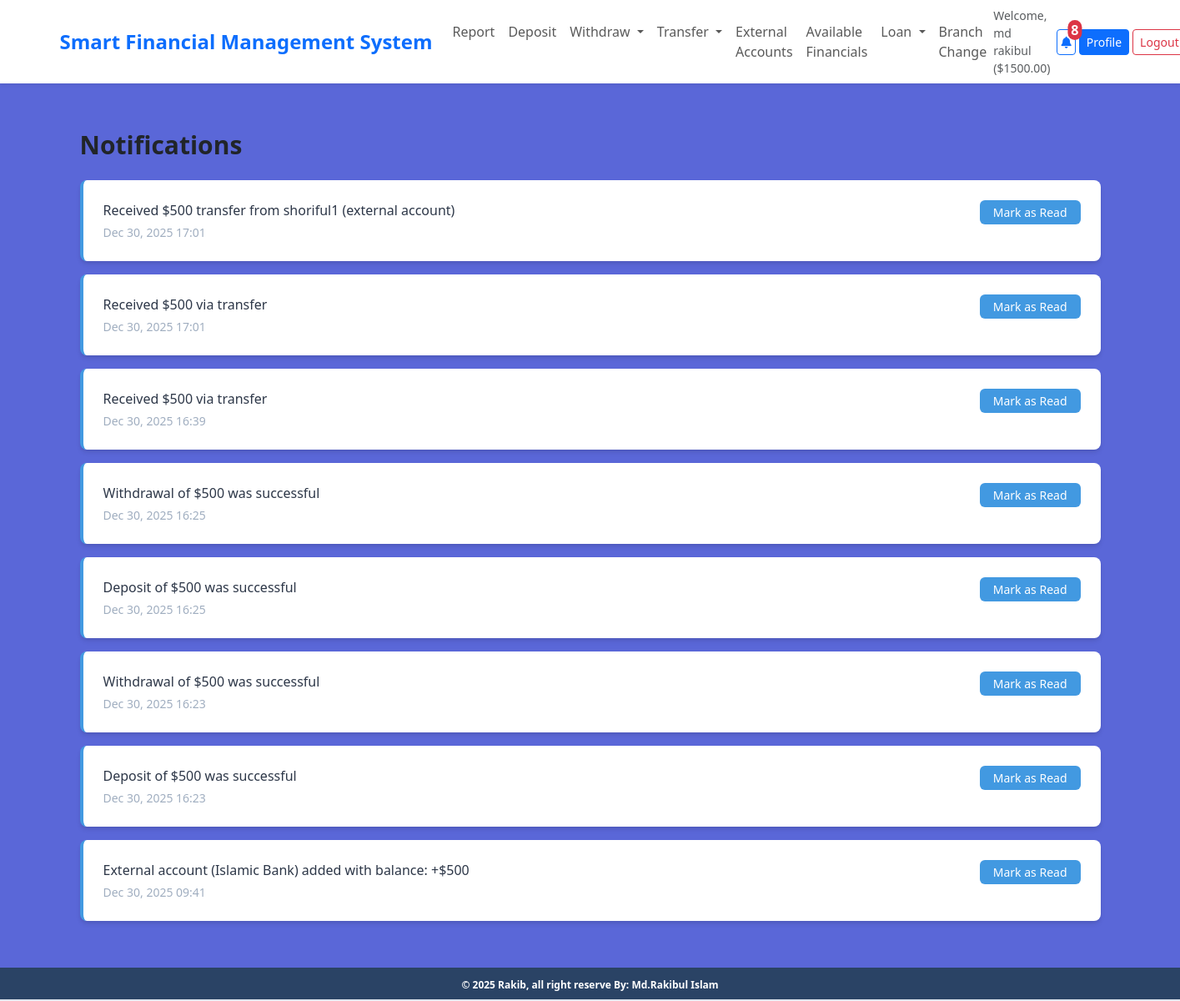
The page /notifications/ (signed in) on the database its author committed.
### accounts/models.py (models this page shows, shortened)
class UserBankAccount(models.Model):
    ROLE_CHOICES = [
        ('Admin', 'Admin'),
        ('Staff', 'Staff'),
        ('Customer', 'Customer'),
    ]
    user = models.OneToOneField(User, related_name='account', on_delete=models.CASCADE)
    bank = models.ForeignKey(Bank, on_delete=models.CASCADE, related_name='accounts')
    branch = models.ForeignKey(Branch, on_delete=models.CASCADE, related_name='accounts', null=True, blank=True)
    account_type = models.CharField(max_length=10, choices=ACCOUNT_TYPE)
    role = models.CharField(max_length=10, choices=ROLE_CHOICES, default='Customer')
    account_no = models.IntegerField(unique=True) # account no duijon user er kokhono same hobe na
    birth_date = models.DateField(null=True, blank=True)
    gender = models.CharField(max_length=10, choices=GENDER_TYPE)
    initial_deposite_date = models.DateField(auto_now_add=True)
    balance = models.DecimalField(default=0, max_digits=12, decimal_places=2) # ekjon user 12 digit obdi taka rakhte parbe, dui doshomik ghor obdi rakhte parben 1000.50
    is_active = models.BooleanField(default=True)
    @property
    def total_balance(self):
        from decimal import Decimal
        external_balance = self.user.external_accounts.aggregate(
            total=models.Sum('current_balance')
        )['total'] or Decimal('0')
        return self.balance + external_balance

### notifications/models.py (models this page shows, shortened)
class Notification(models.Model):
    user = models.ForeignKey(settings.AUTH_USER_MODEL, on_delete=models.CASCADE, related_name='notifications')
    message = models.CharField(max_length=255)
    is_read = models.BooleanField(default=False)
    created_at = models.DateTimeField(auto_now_add=True)
    transaction = models.ForeignKey('transactions.Transaction', on_delete=models.CASCADE, null=True, blank=True)
    class Meta:
        ordering = ['-created_at']

### notifications/views.py (the view)
# urls.py: path('', views.notification_list, name='notification_list'),
@login_required
def notification_list(request):
    notifications = Notification.objects.filter(user=request.user).order_by('-created_at')
    return render(request, 'notifications/notification_list.html', {'notifications': notifications})

### notifications/context_processors.py (called while the page is built)
def unread_notifications_count(request):
    if request.user.is_authenticated:
        count = Notification.objects.filter(user=request.user, is_read=False).count()
    else:
        count = 0
    return {'unread_notifications_count': count}

### notifications/templates/notifications/notification_list.html (shortened to what this page needs)
{% extends 'base.html' %}
{% block content %}
<div class="container mx-auto px-4 py-8">
    <h1 class="text-3xl font-bold mb-6">Notifications</h1>
    {% if notifications %}
        <div class="space-y-4">
            {% for notification in notifications %}
                <div class="bg-white p-4 rounded-lg shadow-md {% if not notification.is_read %}border-l-4 border-blue-500{% endif %}">
                    <div class="flex justify-between items-start">
                        <div class="flex-1">
                            <p class="text-gray-800">{{ notification.message }}</p>
                            <p class="text-sm text-gray-500 mt-1">{{ notification.created_at|date:"M d, Y H:i" }}</p>
                        </div>
                        {% if not notification.is_read %}
                            <a href="{% url 'notifications:mark_as_read' notification.id %}" class="bg-blue-500 text-white px-3 py-1 rounded text-sm hover:bg-blue-600">Mark as Read</a>
                        {% endif %}
                    </div>
                </div>
            {% endfor %}
        </div>
    {% else %}
        <p class="text-gray-500">No notifications yet.</p>
    {% endif %}
</div>
{% endblock %}

### core/templates/navbar.html (shortened to what this page needs)
<nav class="navbar navbar-expand-lg navbar-light bg-white shadow-sm">
    <div class="container-fluid px-4">
        <a class="navbar-brand fw-bold text-primary fs-4" href="/">Smart Financial Management System</a>
        <div class="collapse navbar-collapse" id="navbarNav">
            {% if request.user.is_authenticated %}
                <ul class="navbar-nav me-auto">
                    <li class="nav-item">
                        <a class="nav-link" href="{% url 'transactions:transaction_report' %}">Report</a>
                    </li>
                    <li class="nav-item">
                        <a class="nav-link" href="{% url 'transactions:deposit_money' %}">Deposit</a>
                    </li>
                    <li class="nav-item dropdown">
                        <a class="nav-link dropdown-toggle" href="#" id="withdrawDropdown" role="button" data-bs-toggle="dropdown" aria-expanded="false">
                            Withdraw
                        </a>
                    </li>
                    <li class="nav-item dropdown">
                        <a class="nav-link dropdown-toggle" href="#" id="transferDropdown" role="button" data-bs-toggle="dropdown" aria-expanded="false">
                            Transfer
                        </a>
                    </li>
                    <li class="nav-item">
                        <a class="nav-link" href="{% url 'external_accounts' %}">External Accounts</a>
                    </li>
                    <li class="nav-item">
                        <a class="nav-link" href="{% url 'banks:bank_list' %}">Available Financials</a>
                    </li>
                    <li class="nav-item dropdown">
                        <a class="nav-link dropdown-toggle" href="#" id="loanDropdown" role="button" data-bs-toggle="dropdown" aria-expanded="false">
                            Loan
                        </a>
                    </li>
                    <li class="nav-item">
                        <a class="nav-link" href="{% url 'branch_change_requests' %}">Branch Change</a>
                    </li>
                </ul>
                <div class="d-flex align-items-center flex-nowrap">
                    <span class="me-2 text-muted d-none d-lg-inline small">Welcome, {{ request.user.first_name }} (${{ request.user.account.total_balance|floatformat:2 }})</span>
                    <a href="{% url 'notifications:notification_list' %}" class="btn btn-outline-primary me-1 btn-sm position-relative p-1" title="Notifications">
                        <i class="fas fa-bell"></i>
                        {% if unread_notifications_count > 0 %}
                            <span class="position-absolute top-0 start-100 translate-middle badge rounded-pill bg-danger fs-6 p-1">{{ unread_notifications_count }}</span>
                        {% endif %}
                    </a>
                    <a href="{% url 'profile' %}" class="btn btn-primary me-1 btn-sm d-none d-sm-inline px-2" title="Profile">Profile</a>
                    <a href="{% url 'logout' %}" class="btn btn-outline-danger btn-sm px-2" title="Logout">Logout</a>
                </div>
            {% else %}
                <div class="d-flex ms-auto">
                    <a href="{% url 'login' %}" class="btn btn-outline-primary me-2">Login</a>
                    <a href="{% url 'register' %}" class="btn btn-primary">Register</a>
                </div>
            {% endif %}
        </div>
    </div>
</nav>

### core/templates/base.html (style rules this page uses)
.container-fluid { width: 100%; padding-left: 15px; padding-right: 15px; margin-left: auto; margin-right: auto; }
@media (min-width: 576px) { .container-fluid { max-width: 540px; } }
@media (min-width: 768px) { .container-fluid { max-width: 720px; } }
@media (min-width: 992px) { .container-fluid { max-width: 960px; } }
@media (min-width: 1200px) { .container-fluid { max-width: 1140px; } }
@media (min-width: 1400px) { .container-fluid { max-width: 1320px; } }

### rows shown on the page
Notification: message "Received $500 transfer from shoriful1 (external account)", created_at "Dec 30, 2025 17:01", is_read "Mark as Read"
Notification: message "Received $500 via transfer", created_at "Dec 30, 2025 17:01", is_read "Mark as Read"
Notification: message "Received $500 via transfer", created_at "Dec 30, 2025 16:39", is_read "Mark as Read"
Notification: message "Withdrawal of $500 was successful", created_at "Dec 30, 2025 16:25", is_read "Mark as Read"
Notification: message "Deposit of $500 was successful", created_at "Dec 30, 2025 16:25", is_read "Mark as Read"
Notification: message "Withdrawal of $500 was successful", created_at "Dec 30, 2025 16:23", is_read "Mark as Read"
Notification: message "Deposit of $500 was successful", created_at "Dec 30, 2025 16:23", is_read "Mark as Read"
Notification: message "External account (Islamic Bank) added with balance: +$500", created_at "Dec 30, 2025 09:41", is_read "Mark as Read"

### other values the page prints
{{ request.user.first_name }} "md rakibul"
{{ request.user.account.total_balance|floatformat:2 }} "1500.00"
{{ unread_notifications_count }} "8"
